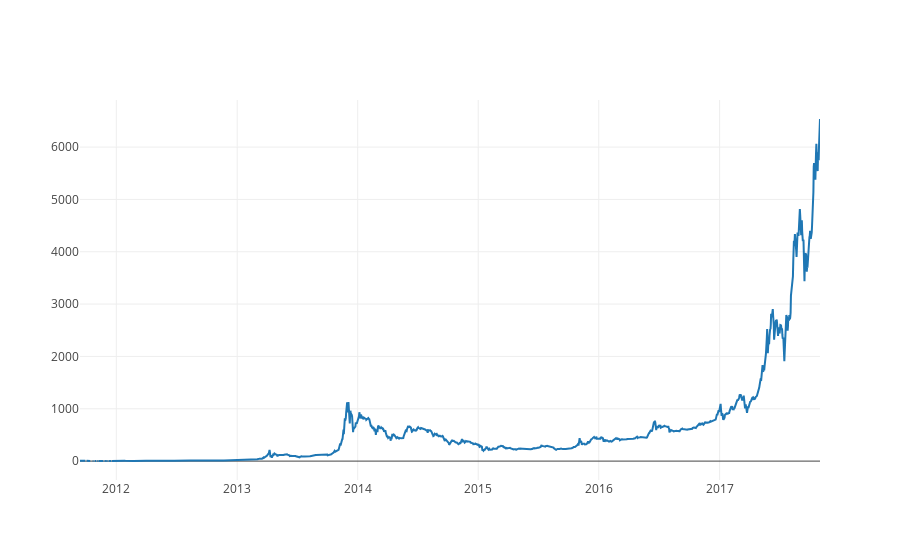

The code cell stored with this chart in its notebook:
### Code cell
btc_usd_datasets['avg_btc_price_usd'] = btc_usd_datasets.mean(axis=1)
btc_trace = go.Scatter(x=btc_usd_datasets.index, y=btc_usd_datasets['avg_btc_price_usd'])
py.iplot([btc_trace])

### Figure 1 — Plotly figure (JSON) as saved in the notebook; plotly's stock layout.template omitted (floating-point values rounded to 4 significant figures; data arrays with more than 128 entries replaced by an {"elided": "..."} marker saying what was removed)
{"data": [{"type": "scatter", "x": {"elided": "2242 str values"}, "y": {"elided": "2242 float values"}}], "layout": {}}
